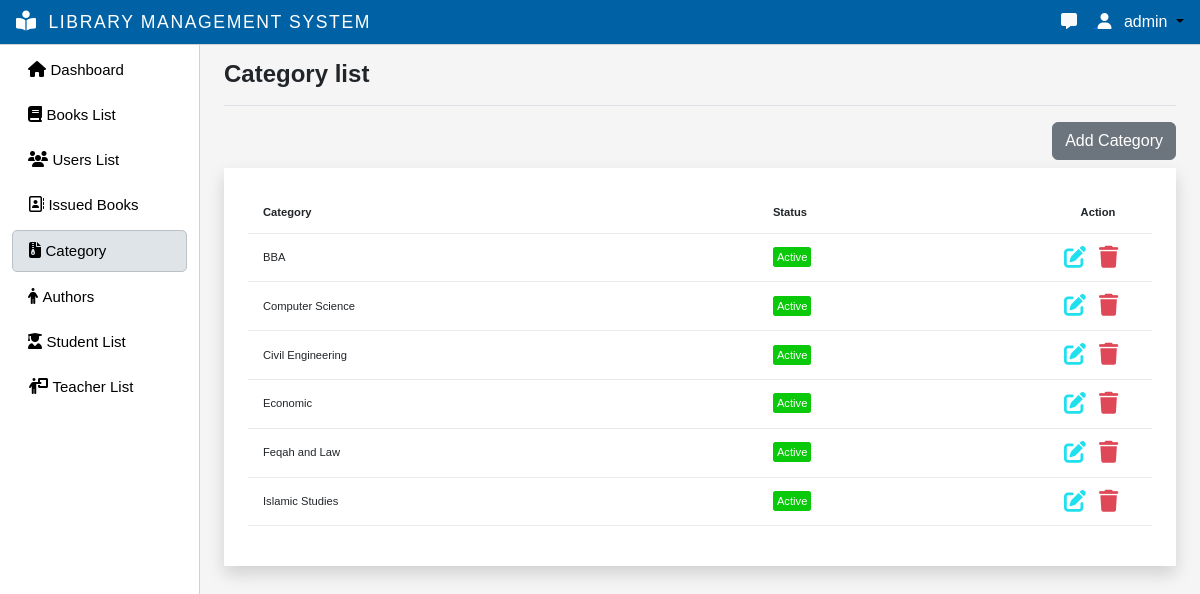
The app's page /category/ (signed in), older data.
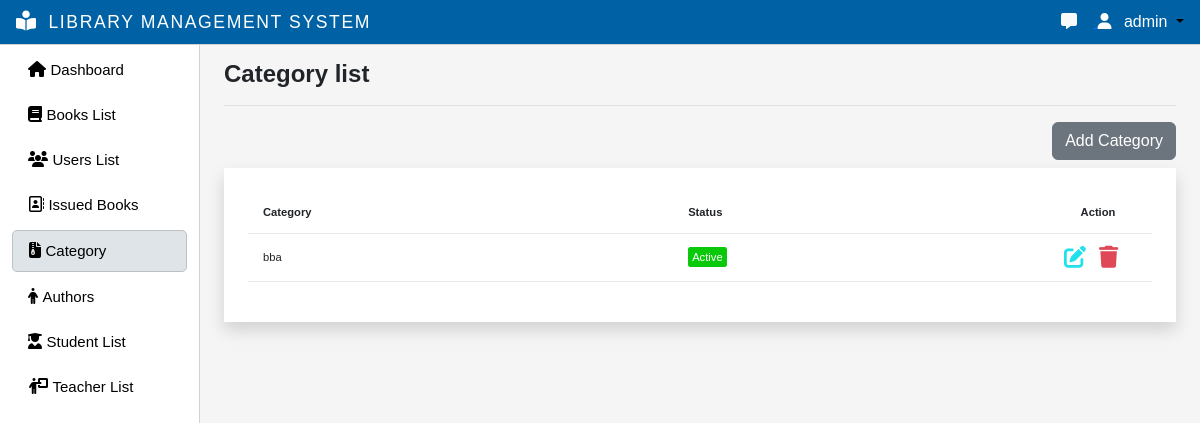
The same page, newer data.
### myapp/models.py (models this page shows, shortened)
class Category(models.Model):
    name = models.CharField(max_length=200)
    status = models.BooleanField(default=True)
    @property
    def status_name(self):
        return "Active" if self.status else "Inactive"

### myapp/decorators.py (the view)
        def wrapper_func(request, *args, **kwargs):
            group = None
            if request.user.group:
                group = request.user.group.name
            if group in allowed_roles:
                return view_func(request, *args, **kwargs)
            else:
                return HttpResponse('Your are not authorized to view this page!')

### myapp/views.py (called while the page is built)
@allowed_users(allowed_roles=['admin'])
@login_required(login_url='login-page')
def categorylist(request):
    category = Category.objects.all()
    context={'category':category}
    return render(request,'category_list.html',context)

### myapp/templates/category_list.html (shortened to what this page needs)
{% extends 'main.html' %}
{% block title %}Category list{% endblock title %}
{% block content %}
    <div class="text-end mb-2 ">
        <a href="{% url 'add_category' %}" class="add-category btn btn-secondary">Add Category</a>
    </div>
  <div class="p-4 shadow bg-white ">
	<table class="table table-font-size table-hover " >
	    <thead>
            <tr>
              <th>Category</th>
              <th>Status</th>
              <th class="text-center">Action</th>
            </tr>
          </thead>
		<tbody>
            {% if category %}
                {% for i in category %}
                    <tr>
                        <td>{{i.name}}</td>
                        {% if i.status %}
                        <td><span class="green">{{i.status_name}}</span></td>
                        {% else %}
                        <td><span class="red">{{i.status_name}}</span></td>
                        {% endif %}
                        <td style="width: 108px;">
                            <a href="{% url 'update-category' i.id %}" class="edit" data-toggle="modal"><i class="fa-solid fa-pen-to-square "></i></a>
                            <a href="{% url 'delete-category' i.id %}" onclick="return confirm('Do you really want to delete this Category?');"><i class="fa-solid fa-trash text-danger" data-toggle="tooltip" title="delete"></i></a>
                        </td>
                    </tr>
                {% endfor %}
            {% else %}
                <tr>
                    <td colspan="3">empty</td>
                </tr>
            {% endif %}
		</tbody>
	</table>
</div>
{% endblock content %}

Row changes from the older to the newer data that the page shows:
removed Category: name "Computer Science", status_name "Active"
removed Category: name "Civil Engineering", status_name "Active"
removed Category: name "Economic", status_name "Active"
removed Category: name "Feqah and Law", status_name "Active"
removed Category: name "Islamic Studies", status_name "Active"
changed Category "Active": name "BBA" → "bba"
